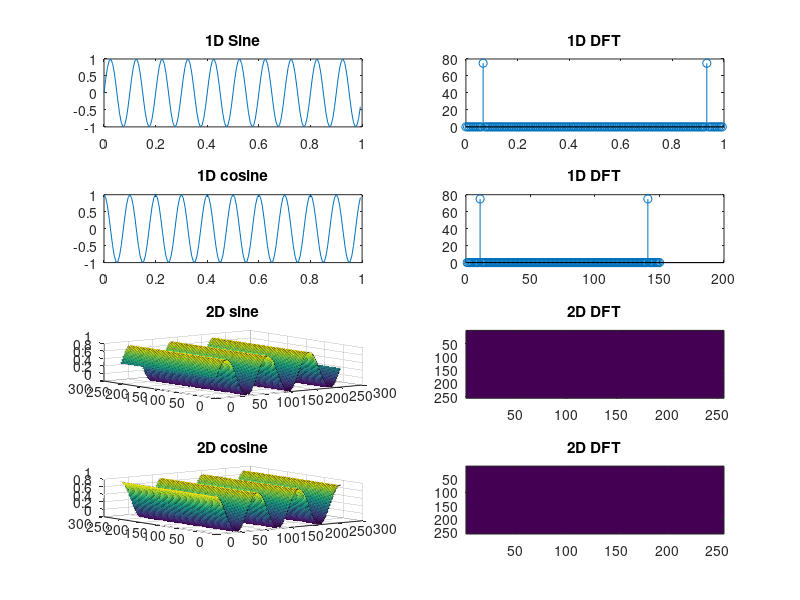

Write MATLAB code to recreate this figure. (Note: this script raises an error after producing the figure.)
figure(1);
F = 150;f = 10;
t = [0:1/F:1-1/F];
a = sin(2*pi*f*t);
%1D sine plot
subplot(421);
plot(t,a);title("1D Sine");
subplot(422);
f1 = fft(a);
stem(t,abs(f1));title('1D DFT');
%1D cosine plot
subplot(423);
b = cos(2*pi*f*t);
plot(t,b);title("1D cosine");
subplot(424);
f2 = fft(b);
stem(abs(f2));title("1D DFT");
%2D sine plot
subplot(425);
k = 3; 
N = 256 ; 
x = 1:N ; 
y = 1:N ; 
[X,Y] = meshgrid(x,y) ; 
c = 1/2*(1+sin(2*pi/N*k*X)); 
surf(c);title("2D sine");
subplot(426);
f3 = fft2(c);
imagesc(abs(f3));title("2D DFT");
%2D cosine plot
subplot(427);
d = 1/2*(1+cos(2*pi/N*k*X));
surf(d);title("2D cosine");
subplot(428);
f4 = fft2(d);
imagesc(abs(f4));title("2D DFT");
%% Point operation
img = rgb2gray(imread("5.jpg"));
figure(2);
subplot(321);
imshow(img);title("Image");
%negative
subplot(322);
i = uint8(img);
L = 255;
imshow(L-i);title("Negative image");
%contrast stretching
subplot(323);
c_s = imadjust(img,stretchlim(img),[]);
imshow(c_s);title("Contrast stretched");
%compression of dynamic range
y = 0.1*log(1+double(img));
subplot(324);
imshow(y);title("Dynamic range compression");
%averaging
avg = ones(3)/9;
avg_filter = imfilter(img,avg);
subplot(325);
imshow(avg_filter);title("Averaging");
%Thresholding & binarization
T = graythresh(img);
bin = imbinarize(img,T);
subplot(326);
imshow(bin);title("Binarized img");
%% bitplane slicing
A=double(rgb2gray(imread('5.jpg')));
figure(3);
subplot(251);imshow(uint8(A));title("Original Image");
B1=bitget(A,1);
subplot(252);imshow(B1);title('Bit plane 1');
B2=bitget(A,2);
subplot(253);imshow(B2);title('Bit plane 2');
B3=bitget(A,3);
subplot(254);imshow(B3);title('Bit plane 3');
B4=bitget(A,4);
subplot(255);imshow(B4);title('Bit plane 4');
B5=bitget(A,5);
subplot(256);imshow(B5);title('Bit plane 5');
B6=bitget(A,6);
subplot(257);imshow(B6);title('Bit plane 6');
B7=bitget(A,7);
subplot(258);imshow(B7);title('Bit plane 7');
B8=bitget(A,8);
subplot(259);imshow(B8);title('Bit plane 8');
C = (2 * (2 * (2 * (2 * (2 * (2 * (2 * B8 + B7) + B6) + B5) + B4) + B3) + B2) + B1);
subplot(2,5,10);imshow(uint8(C));title("Recombined image");
%% gray level slicing
i=rgb2gray(imread('corneal view.jpg'));
j=double(i);
k=double(i);
[row,col]=size(j);
T1=50;
T2=150;
for x=1:row            
    for y=1:col        
        if((j(x,y)>T1) && (j(x,y)<T2))
            j(x,y)=i(x,y);
            k(x,y)=255;
        else
            j(x,y)=0;
            k(x,y)=0;
        end
    end
end
figure(4);
subplot(311), imshow(i), title('Original image');
subplot(312), imshow(uint8(j)), title('Graylevel slicing with background');
subplot(313), imshow(uint8(k)), title('Graylevel slicing without background');
%% smoothing and sharpening
A = imread('5.jpg');
A = rgb2gray(A);
subplot(441); imshow(A);title('Original Image');
subplot(445); imshow(A);title('Original Image');
subplot(449); imshow(A);title('Original Image');
subplot(4,4,13); imshow(A);title('Original Image');
% Adding noise
P = imnoise(A, 'poisson');
Q = imnoise(A,'gaussian');
R=imnoise(A, 'speckle',0.02);
S=imnoise(A, 'salt & pepper',0.03);

subplot(442); imshow(P);title('Image with poisson noise');
subplot(446); imshow(Q);title('Image with gaussian noise');
subplot(4,4,10); imshow(R);title('Image with speckle noise');
subplot(4,4,14); imshow(S);title('Image with S and P noise');

%Smoothening
m = [1 2 1;2 4 2;1 2 1]/16;
smoothening = imfilter(P,m);
subplot(443); imshow(smoothening);title('Smoothened image');
smoothening = imfilter(Q,m);
subplot(447); imshow(smoothening);title('Smoothened image');
smoothening = imfilter(R,m);
subplot(4,4,11); imshow(smoothening);title('Smoothened image');
smoothening = imfilter(S,m);
subplot(4,4,15); imshow(smoothening);title('Smoothened image');

%Sharpening
h = [-1 -1 -1;-1 8 1;-1 -1 -1];
sharpening = imfilter(P,h);
subplot(444); imshow(sharpening);title('Sharpened image');
sharpening = imfilter(Q,h);
subplot(448); imshow(sharpening);title('Sharpened image');
sharpening = imfilter(R,h);
subplot(4,4,12); imshow(sharpening);title('Sharpened image');
sharpening = imfilter(S,h);
subplot(4,4,16); imshow(sharpening);title('Sharpened image');

%% histogram plot
im = rgb2gray(imread("MRI Brain Gray.jpg"));
figure(5);
subplot(221);
imshow(im); title("Original image");
d = imhist(im);
subplot(222);imhist(im);title("Histogram plot");
pdf = d/numel(im);
cdf = cumsum(pdf);
l = 255;
res = uint8(cdf*l);
out = res(im+1);
subplot(223);imshow(out);title("Equalised img");
subplot(224);imhist(out);title("Histogram of Equalised img");


